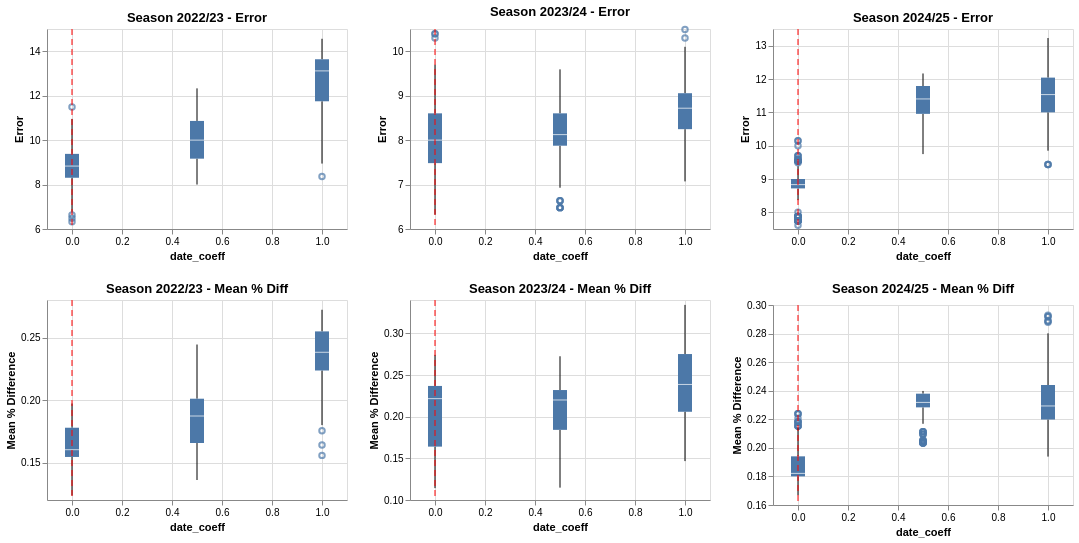

Notebook code for this chart:
### Code cell
import altair as alt

hist_df = pd.DataFrame(history)

# best try per season (min Error, tie-break min Mean%Diff)
best_df = (hist_df.sort_values(["seasons", "Error", "Mean%Diff"])
           .groupby("seasons", as_index=False)
           .first()[["seasons", "date_coeff"]])

charts = []
for season in hist_df['seasons'].unique():
    season_df = hist_df[hist_df['seasons'] == season]
    season_best = best_df[best_df['seasons'] == season]
    
    base = alt.Chart(season_df).encode(
        x=alt.X("date_coeff:Q", title="date_coeff")
    )
    
    error_line = base.mark_boxplot().encode(
        y=alt.Y("Error:Q", scale=alt.Scale(zero=False), title="Error")
    )
    
    mpd_line = base.mark_boxplot().encode(
        y=alt.Y("Mean%Diff:Q", scale=alt.Scale(zero=False), title="Mean % Difference")
    )
    
    rules = alt.Chart(season_best).mark_rule(strokeDash=[6,4], color='red').encode(
        x=alt.X("date_coeff:Q", scale=alt.Scale(zero=False))
    )
    
    season_chart = alt.vconcat(
        (error_line + rules).properties(width=300, height=200, title=f"Season {season} - Error"),
        (mpd_line + rules).properties(width=300, height=200, title=f"Season {season} - Mean % Diff")
    )
    
    charts.append(season_chart)

chart = alt.hconcat(*charts)
chart

### Figure 1 — Vega-Lite specification as saved in the notebook (floating-point values rounded to 4 significant figures; data arrays with more than 128 entries replaced by an {"elided": "..."} marker saying what was removed)
{"config": {"view": {"continuousWidth": 300, "continuousHeight": 300}}, "hconcat": [{"vconcat": [{"layer": [{"data": {"name": "data-1c3e5d68e5bf35d8e360253134690d6e"}, "mark": {"type": "boxplot"}, "encoding": {"x": {"field": "date_coeff", "title": "date_coeff", "type": "quantitative"}, "y": {"field": "Error", "scale": {"zero": false}, "title": "Error", "type": "quantitative"}}}, {"data": {"name": "data-316cdc077d8ac9dec1eaeb95bb7dbbaf"}, "mark": {"type": "rule", "color": "red", "strokeDash": [6, 4]}, "encoding": {"x": {"field": "date_coeff", "scale": {"zero": false}, "type": "quantitative"}}}], "height": 200, "title": "Season 2022/23 - Error", "width": 300}, {"layer": [{"data": {"name": "data-1c3e5d68e5bf35d8e360253134690d6e"}, "mark": {"type": "boxplot"}, "encoding": {"x": {"field": "date_coeff", "title": "date_coeff", "type": "quantitative"}, "y": {"field": "Mean%Diff", "scale": {"zero": false}, "title": "Mean % Difference", "type": "quantitative"}}}, {"data": {"name": "data-316cdc077d8ac9dec1eaeb95bb7dbbaf"}, "mark": {"type": "rule", "color": "red", "strokeDash": [6, 4]}, "encoding": {"x": {"field": "date_coeff", "scale": {"zero": false}, "type": "quantitative"}}}], "height": 200, "title": "Season 2022/23 - Mean % Diff", "width": 300}]}, {"vconcat": [{"layer": [{"data": {"name": "data-687a7acbf0ff4461c570070377c87d80"}, "mark": {"type": "boxplot"}, "encoding": {"x": {"field": "date_coeff", "title": "date_coeff", "type": "quantitative"}, "y": {"field": "Error", "scale": {"zero": false}, "title": "Error", "type": "quantitative"}}}, {"data": {"name": "data-20582c1aedcbe6fcfa4e1c3b166b9016"}, "mark": {"type": "rule", "color": "red", "strokeDash": [6, 4]}, "encoding": {"x": {"field": "date_coeff", "scale": {"zero": false}, "type": "quantitative"}}}], "height": 200, "title": "Season 2023/24 - Error", "width": 300}, {"layer": [{"data": {"name": "data-687a7acbf0ff4461c570070377c87d80"}, "mark": {"type": "boxplot"}, "encoding": {"x": {"field": "date_coeff", "title": "date_coeff", "type": "quantitative"}, "y": {"field": "Mean%Diff", "scale": {"zero": false}, "title": "Mean % Difference", "type": "quantitative"}}}, {"data": {"name": "data-20582c1aedcbe6fcfa4e1c3b166b9016"}, "mark": {"type": "rule", "color": "red", "strokeDash": [6, 4]}, "encoding": {"x": {"field": "date_coeff", "scale": {"zero": false}, "type": "quantitative"}}}], "height": 200, "title": "Season 2023/24 - Mean % Diff", "width": 300}]}, {"vconcat": [{"layer": [{"data": {"name": "data-01ebf857098e6127149dca219311d6e3"}, "mark": {"type": "boxplot"}, "encoding": {"x": {"field": "date_coeff", "title": "date_coeff", "type": "quantitative"}, "y": {"field": "Error", "scale": {"zero": false}, "title": "Error", "type": "quantitative"}}}, {"data": {"name": "data-cef722715691f62af94a8c81b156a3be"}, "mark": {"type": "rule", "color": "red", "strokeDash": [6, 4]}, "encoding": {"x": {"field": "date_coeff", "scale": {"zero": false}, "type": "quantitative"}}}], "height": 200, "title": "Season 2024/25 - Error", "width": 300}, {"layer": [{"data": {"name": "data-01ebf857098e6127149dca219311d6e3"}, "mark": {"type": "boxplot"}, "encoding": {"x": {"field": "date_coeff", "title": "date_coeff", "type": "quantitative"}, "y": {"field": "Mean%Diff", "scale": {"zero": false}, "title": "Mean % Difference", "type": "quantitative"}}}, {"data": {"name": "data-cef722715691f62af94a8c81b156a3be"}, "mark": {"type": "rule", "color": "red", "strokeDash": [6, 4]}, "encoding": {"x": {"field": "date_coeff", "scale": {"zero": false}, "type": "quantitative"}}}], "height": 200, "title": "Season 2024/25 - Mean % Diff", "width": 300}]}], "$schema": "https://vega.github.io/schema/vega-lite/v6.4.1.json", "datasets": {"data-1c3e5d68e5bf35d8e360253134690d6e": {"elided": "441 records"}, "data-316cdc077d8ac9dec1eaeb95bb7dbbaf": [{"seasons": "2022/23", "date_coeff": 0.0}], "data-687a7acbf0ff4461c570070377c87d80": {"elided": "441 records"}, "data-20582c1aedcbe6fcfa4e1c3b166b9016": [{"seasons": "2023/24", "date_coeff": 0.0}], "data-01ebf857098e6127149dca219311d6e3": {"elided": "441 records"}, "data-cef722715691f62af94a8c81b156a3be": [{"seasons": "2024/25", "date_coeff": 0.0}]}}
